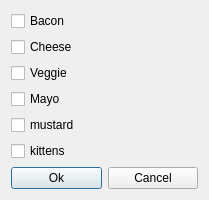
<?xml version="1.0" encoding="UTF-8"?>
<ui version="4.0">
 <class>Dialog</class>
 <widget class="QDialog" name="Dialog">
  <property name="geometry">
   <rect>
    <x>0</x>
    <y>0</y>
    <width>209</width>
    <height>175</height>
   </rect>
  </property>
  <property name="windowTitle">
   <string>Dialog</string>
  </property>
  <layout class="QVBoxLayout" name="verticalLayout_2">
   <item>
    <layout class="QVBoxLayout" name="verticalLayout">
     <item>
      <widget class="QCheckBox" name="checkBox">
       <property name="text">
        <string>Bacon</string>
       </property>
      </widget>
     </item>
     <item>
      <widget class="QCheckBox" name="checkBox_2">
       <property name="text">
        <string>Cheese</string>
       </property>
      </widget>
     </item>
     <item>
      <widget class="QCheckBox" name="checkBox_3">
       <property name="text">
        <string>Veggie</string>
       </property>
      </widget>
     </item>
     <item>
      <widget class="QCheckBox" name="checkBox_4">
       <property name="text">
        <string>Mayo</string>
       </property>
      </widget>
     </item>
     <item>
      <widget class="QCheckBox" name="checkBox_6">
       <property name="text">
        <string>mustard</string>
       </property>
      </widget>
     </item>
     <item>
      <widget class="QCheckBox" name="checkBox_5">
       <property name="text">
        <string>kittens</string>
       </property>
      </widget>
     </item>
    </layout>
   </item>
   <item>
    <layout class="QHBoxLayout" name="horizontalLayout">
     <item>
      <widget class="QPushButton" name="btnOK">
       <property name="text">
        <string>Ok</string>
       </property>
      </widget>
     </item>
     <item>
      <widget class="QPushButton" name="btnCancel">
       <property name="text">
        <string>Cancel</string>
       </property>
      </widget>
     </item>
    </layout>
   </item>
  </layout>
 </widget>
 <resources/>
 <connections>
  <connection>
   <sender>btnCancel</sender>
   <signal>clicked()</signal>
   <receiver>Dialog</receiver>
   <slot>reject()</slot>
   <hints>
    <hint type="sourcelabel">
     <x>165</x>
     <y>151</y>
    </hint>
    <hint type="destinationlabel">
     <x>203</x>
     <y>106</y>
    </hint>
   </hints>
  </connection>
 </connections>
</ui>
